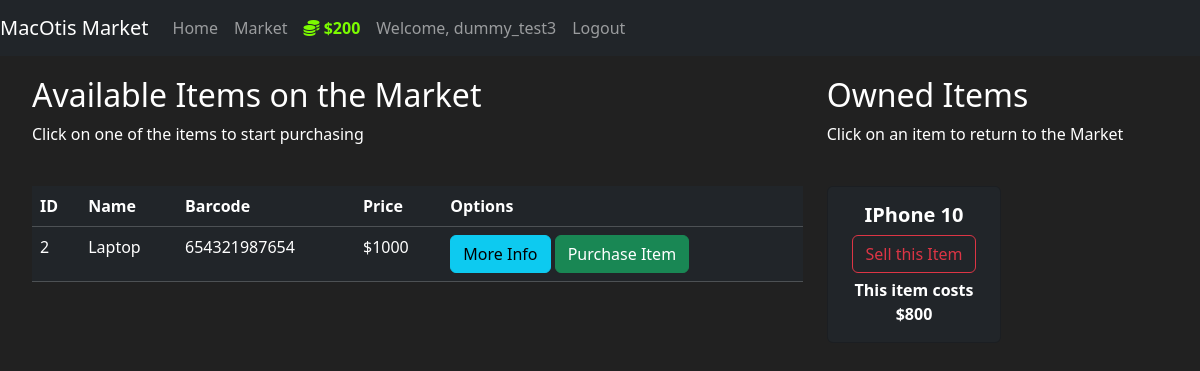
Page /market (signed in) on the committed database.
### market/modules.py (models this page shows, shortened)
class User(db.Model, UserMixin):
    id = db.Column(db.Integer(), primary_key=True)
    username = db.Column(db.String(length=30), nullable=False, unique=True)
    email_address = db.Column(db.String(length=50), nullable=False, unique=True)
    password_hash = db.Column(db.String(length=60), nullable=False)
    budget = db.Column(db.Integer(), nullable=False, default=1000)
    items = db.relationship('Item', backref='owned_user', lazy=True)
    @property
    def prettier_budget(self):
        if len(str(self.budget)) >= 4:
            return f'${str(self.budget)[:-3]},{str(self.budget)[-3:]}'
        else:
            return f"${self.budget}"
    @property
    def password(self):
        return self.passord

class Item(db.Model):
    id = db.Column(db.Integer(), primary_key=True)
    name = db.Column(db.String(length=30), nullable=False, unique=True)
    price = db.Column(db.Integer(), nullable=False)
    barcode = db.Column(db.String(length=12), nullable=False, unique=True)
    description = db.Column(db.String(length=1024), nullable=False, unique=True)
    owner = db.Column(db.Integer(), db.ForeignKey('user.id'))

### market/routes.py (the view, shortened to what this page needs)
@app.route('/market', methods=['GET', 'POST'])
@login_required
def market():
    purchase_form = PurchaseItemForm()
    sell_form = SellItemForm()
    if request.method == "GET":
        items = Item.query.filter_by(owner=None)
        owned_items = Item.query.filter_by(owner=current_user.id)
        return render_template('market.html', items=items, purchase_form=purchase_form, owned_items=owned_items, sell_form=sell_form)

### market/modules.py (called while the page is built)
@login_manager.user_loader
def load_user(user_id):
    return User.query.get(int(user_id))

### market/templates/market.html (shortened to what this page needs)
{% extends 'base.html' %}
{% block content%}
  <div class="row" style="margin-top:20px; margin-left:20px">
    <div class="col-8">
      <h2>Available Items on the Market</h2>
      <p>Click on one of the items to start purchasing</p>
      <br>
      <table class="table table-hover table-dark">
        <thead>
          <tr>
            <th scope="col">ID</th>
            <th scope="col">Name</th>
            <th scope="col">Barcode</th>
            <th scope="col">Price</th>
            <th scope="col">Options</th>
          </tr>
        </thead>
        <tbody>
          {% for item in items %}
            <tr>
              <td>{{ item.id }}</td>
              <td>{{ item.name }}</td>
              <td>{{ item.barcode }}</td>
              <td>${{ item.price }}</td>
              <td>
                <button class="btn btn-outline btn-info" data-toggle="modal" data-target="#Modal-MoreInfo-{{ item.id }}">More Info</button>
                <button class="btn btn-outline btn-success" data-toggle="modal" data-target="#Modal-PurchaseConfirm-{{ item.id }}">Purchase Item</button>
              </td>
            </tr>
          {% endfor %}
        </tbody>
      </table>
    </div>
    <div class="col-4">
      <h2>Owned Items</h2>
      <p>Click on an item to return to the Market</p>
      <br>
      <div class="row">
        {% for owned_item in owned_items %}
        <div class="col-md-6">
          <div style="margin-bottom: 5px" class="card text-center bg-dark">
            <div class="card-body">
              <h5 class="card-title" style="color: white; font-weight: bold">{{ owned_item.name }}</h5>
              <button type="button" class="btn btn-outline-danger" style="margin-bottom: 5px"
                      data-toggle="modal" data-target="#Modal-SellConfirm-{{ owned_item.id }}">
                Sell this Item
              </button>
              <p class="card-text" style="color: white"><strong>
                This item costs ${{ owned_item.price }}
              </strong></p>
            </div>
          </div>
        </div>
        {% endfor %}
      </div>
    </div>
  </div>
{% endblock %}

### market/templates/base.html (shortened to what this page needs)
<!doctype html>
<html lang="en">
   <head>
      <link href="https://cdn.jsdelivr.net/npm/bootstrap@5.3.3/dist/css/bootstrap.min.css" rel="stylesheet">
   </head>
   <body>
    <nav class="navbar navbar-expand-md navbar-dark bg-dark">
        <a class="navbar-brand" href="#">MacOtis Market</a>
        <div class="collapse navbar-collapse" id="navbarNav">
        <ul class="navbar-nav mr-auto">
          <li class="nav-item {{ 'home_page' if request.endpoint == 'home_page' else '' }}">
            <a class="nav-link" href="{{ url_for('home_page') }}">Home</a>
          </li>
          <li class="nav-item {{ 'market' if request.endpoint == 'market' else '' }}">
            <a class="nav-link" href="{{ url_for('market') }}">Market</a>
          </li>
        </ul>
            {% if current_user.is_authenticated %}
                <ul class="navbar-nav ml-auto">
                  <li class="nav-item">
                    <a class="nav-link" style="color: lawngreen; font-weight: bold">
                        <i class="fas fa-coins"></i>
                        {{ current_user.prettier_budget }}
                    </a>
                  </li>
                  <li class="nav-item">
                    <a class="nav-link">Welcome, {{ current_user.username }}</a>
                  </li>
                  <li class="nav-item">
                    <a class="nav-link" href="{{ url_for('logout') }}">Logout</a>
                  </li>
                </ul>
            {% endif %}
        </div>
    </nav>
    {% block content %}
    {% endblock %}
   </body>
</html>

### market/templates/base.html (style rules this page uses)
body { background-color: #212121; color: white }

### rows in the picture
User: prettier_budget "$200", username "dummy_test3"
Item: id "2", name "Laptop", barcode "654321987654", price "1000"
Item: name "IPhone 10", price "800"
